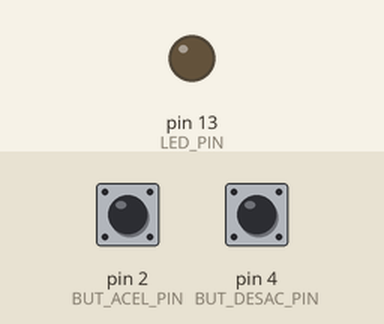
Simulated run of this sketch. Board: Arduino Uno, built with avr-gcc and run on an emulated ATmega328P. On the bench: output pins drawn as LEDs (lit = HIGH). Dashed ring = blinking. The inputs (shaded band) are chosen by the test bench; at power-on: pin 2 (BUT_ACEL_PIN) HIGH, pin 4 (BUT_DESAC_PIN) HIGH.

Above: at 1.0 s.
At 2.5 s:
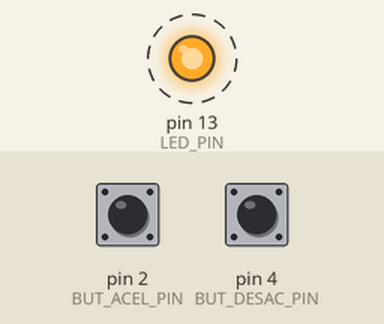
Timing chart, 0 to 4.6 s (numbered marks = the images above):
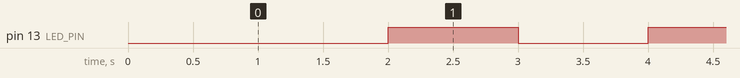

Measured:
- by itself, pin 13 (LED_PIN): alternates HIGH for 1.0 s and LOW for 1.0 s

The sketch:

Tarefa_01_Acelerar_pisca_com_botom.ino
```cpp
#define LED_PIN 13
#define BUT_ACEL_PIN 2
#define BUT_DESAC_PIN 4
#define TEMPO_BOUNCE 200
#define habilitaDebugSerial false //define se envia informações do funcionamento para o monitor serial. "true" envia e "false" não envia. Utilizado apenas para debug

int state = 1;
unsigned long old;
int velocPisca = 1000;
int estadoBotaoAcelAnt = 1;
int estadoBotaoDesacAnt = 1;
int estadoBotaoDuploAcelAnt = 1;
int estadoBotaoDuploDesacAnt = 1;
unsigned long delayBotaoDuplo = 0;
unsigned long temp = 0;

void piscaLed(int velocPisca){

  if(millis() >= old+velocPisca){
    old = millis();
    state = !state;
    digitalWrite(LED_PIN, state);
  }
}

//Método usado somente em caso de debug
#if habilitaDebugSerial == true
void debug(String pontoParada, String nomeVariavel1, String valorVariavel1, String nomeVariavel2, String valorVariavel2, int tempoParada) {

  if(millis() - temp >= tempoParada){
    Serial.print("(");
    Serial.print(pontoParada);
    Serial.print(") ");

    Serial.print(nomeVariavel1);
    Serial.print(":");
    Serial.print(valorVariavel1);
    Serial.println();

    Serial.print("(");
    Serial.print(pontoParada);
    Serial.print(") ");

    Serial.print(nomeVariavel2);
    Serial.print(":");
    Serial.print(valorVariavel2);
    Serial.println();

    temp = millis();
  }
}
#endif
//*********************************************************************************************************

void setup() {
  // put your setup code here, to run once:
  pinMode(LED_PIN, OUTPUT);
  pinMode(BUT_ACEL_PIN, INPUT);
  pinMode(BUT_DESAC_PIN, INPUT);

 #if habilitaDebugSerial == true
  Serial.begin(9600);
 #endif
}

void loop() {

  int estadoBotaoAcel = digitalRead(BUT_ACEL_PIN);
  int estadoBotaoDesac = digitalRead(BUT_DESAC_PIN);
  Serial.println(estadoBotaoAcel);
  piscaLed(velocPisca);


  if(!estadoBotaoAcel == HIGH && (estadoBotaoAcel != estadoBotaoAcelAnt) ){

    #if habilitaDebugSerial == true
    Serial.println("Aumentando pisca led");
    #endif

    velocPisca = velocPisca - 100;
    piscaLed(velocPisca);
  }

  estadoBotaoAcelAnt = estadoBotaoAcel;

  if(!estadoBotaoDesac == HIGH && (estadoBotaoDesac != estadoBotaoDesacAnt) ){

    #if habilitaDebugSerial == true
    Serial.println("Diminuindo pisca led");
    #endif

    velocPisca = velocPisca + 100;
    piscaLed(velocPisca);
  }

  estadoBotaoDesacAnt = estadoBotaoDesac;

  if(!estadoBotaoAcel == HIGH && (estadoBotaoAcel != estadoBotaoDuploAcelAnt) ){

    delayBotaoDuplo = millis();

    while(millis() - delayBotaoDuplo < 500){
     estadoBotaoDesac = digitalRead(BUT_DESAC_PIN);
     piscaLed(velocPisca);

     #if habilitaDebugSerial == true
     debug("while", "estadoBotaoDesac", String(!estadoBotaoDesac), "estadoBotaoAcel", String (!estadoBotaoAcel), 0);
     #endif

     if(!estadoBotaoDesac == HIGH && (estadoBotaoDesac != estadoBotaoDuploDesacAnt)){
        digitalWrite(LED_PIN, state);
        while(!digitalRead(LED_PIN) || digitalRead(LED_PIN));
      }
    }

  }
  if(!estadoBotaoDesac == HIGH && (estadoBotaoDesac != estadoBotaoDuploDesacAnt) ){

    delayBotaoDuplo = millis();

    while(millis() - delayBotaoDuplo < 500){
     estadoBotaoAcel = digitalRead(BUT_ACEL_PIN);
     piscaLed(velocPisca);

     #if habilitaDebugSerial == true
     debug("while", "estadoBotaoDesac", String(!estadoBotaoDesac), "estadoBotaoAcel", String (!estadoBotaoAcel), 0);
     #endif

      if(!estadoBotaoAcel == HIGH && (estadoBotaoAcel != estadoBotaoDuploAcelAnt)){
        digitalWrite(LED_PIN, state);
        while(!digitalRead(LED_PIN) || digitalRead(LED_PIN));
       }
     }
  }

  estadoBotaoDuploAcelAnt = estadoBotaoAcel;
  estadoBotaoDuploDesacAnt = estadoBotaoDesac;
}
```
